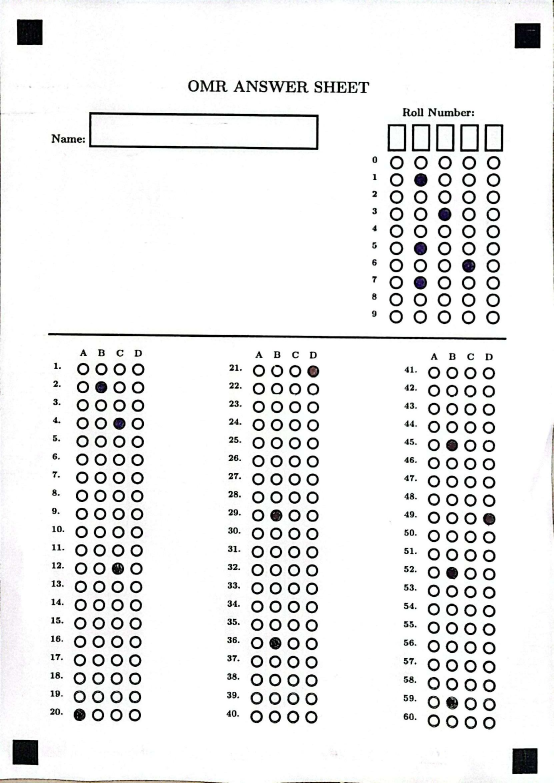
#> input picture CamScanner 02-10-2025 19.26_9.jpg, 1660 x 2348 px (shown at 1/3 size)
$ python app.py
#> lines starting #> are read from the running program, lines starting #| are printed output that depends on the picture; after the words box and inside, x2 and y2 are one past the last pixel; in counts of white or black regions, pixels touching at a corner belong together
import cv2
import numpy as np
from imutils import contours
import os
import csv
import logging

# --- New Function: Setup Logging ---
def setup_logging():
    """Configures the logging system to output to both a file and the console."""
    # This check prevents multiple handlers from being added if the function is called again.
    if not logging.getLogger().handlers:
        logging.basicConfig(
            level=logging.INFO,
            format='%(asctime)s - %(levelname)s - %(message)s',
            handlers=[
                logging.FileHandler("omr_grader.log"), # Log file
                logging.StreamHandler()                # Console output
            ]
        )

# --- 1. Define the Answer Key and Choice Mapping ---
ANSWER_KEY = {
    0: 1, 1: 3, 2: 0, 3: 2, 4: 1, 5: 0, 6: 1, 7: 2, 8: 3, 9: 0,
    10: 1, 11: 3, 12: 0, 13: 2, 14: 1, 15: 0, 16: 3, 17: 2, 18: 1, 19: 0,
    20: 1, 21: 2, 22: [0, 2], 23: 3, 24: 1, 25: 0, 26: 2, 27: 3, 28: 1, 29: 0,
    30: 3, 31: 2, 32: 1, 33: 0, 34: 1, 35: 2, 36: 0, 37: 3, 38: 1, 39: 2,
    40: 0, 41: 1, 42: 3, 43: 2, 44: 0, 45: 1, 46: 3, 47: 0, 48: 2, 49: 1,
    50: 3, 51: 0, 52: 1, 53: 2, 54: 3, 55: 0, 56: 1, 57: 2, 58: 3, 59: 0
}
CHOICE_MAP = {0: 'A', 1: 'B', 2: 'C', 3: 'D'}


# --- 2. Alignment Functions (Unchanged) ---
def reorder(myPoints):
    myPoints = myPoints.reshape((4, 2))
    myPointsNew = np.zeros((4, 2), np.float32)
    add = myPoints.sum(1)
    myPointsNew[0] = myPoints[np.argmin(add)]
    myPointsNew[3] = myPoints[np.argmax(add)]
    diff = np.diff(myPoints, axis=1)
    myPointsNew[1] = myPoints[np.argmin(diff)]
    myPointsNew[2] = myPoints[np.argmax(diff)]
    return myPointsNew

def find_fiducial_markers(image):
    gray = cv2.cvtColor(image, cv2.COLOR_BGR2GRAY)
    blurred = cv2.GaussianBlur(gray, (5, 5), 0)
    _, thresh = cv2.threshold(blurred, 200, 255, cv2.THRESH_BINARY_INV)
    cnts, _ = cv2.findContours(thresh.copy(), cv2.RETR_EXTERNAL, cv2.CHAIN_APPROX_SIMPLE)
    marker_contours = []
    for c in cnts:
        (x, y, w, h) = cv2.boundingRect(c)
        aspect_ratio = w / float(h)
        area = cv2.contourArea(c)
        if 0.8 <= aspect_ratio <= 1.2 and 100 < area < 10000:
            marker_contours.append(c)
    if len(marker_contours) < 4:
        logging.error(f"Found only {len(marker_contours)} fiducial markers. Cannot align.")
        return None
    marker_contours = sorted(marker_contours, key=cv2.contourArea, reverse=True)[:4]
    points = []
    for c in marker_contours:
        M = cv2.moments(c)
        if M["m00"] != 0:
            cX = int(M["m10"] / M["m00"])
            cY = int(M["m01"] / M["m00"])
            points.append([cX, cY])
        else:
            (x, y, w, h) = cv2.boundingRect(c)
            points.append([x + w // 2, y + h // 2])
    if len(points) != 4:
        logging.error(f"Could not determine center for all 4 markers. Found {len(points)}.")
        return None
    return reorder(np.array(points, dtype="float32"))

def four_point_transform(image, pts):
    (tl, tr, bl, br) = pts
    widthA = np.sqrt(((br[0] - bl[0]) ** 2) + ((br[1] - bl[1]) ** 2))
    widthB = np.sqrt(((tr[0] - tl[0]) ** 2) + ((tr[1] - tl[1]) ** 2))
    maxWidth = max(int(widthA), int(widthB))
    heightA = np.sqrt(((tr[0] - br[0]) ** 2) + ((tr[1] - br[1]) ** 2))
    heightB = np.sqrt(((tl[0] - bl[0]) ** 2) + ((tl[1] - bl[1]) ** 2))
    maxHeight = max(int(heightA), int(heightB))
    dst = np.array([
        [0, 0], [maxWidth - 1, 0], [0, maxHeight - 1], [maxWidth - 1, maxHeight - 1]
    ], dtype="float32")
    matrix = cv2.getPerspectiveTransform(pts, dst)
    return cv2.warpPerspective(image, matrix, (maxWidth, maxHeight))

# --- 3. Bubble Detection Helpers (Unchanged) ---
def get_intensity_threshold(intensities, min_jump=15):
    if not intensities: return 150
    intensities.sort()
    jumps = [(intensities[i + 1] - intensities[i], i) for i in range(len(intensities) - 1)]
    if not jumps: return np.mean(intensities) if intensities else 150
    best_jump, best_index = max(jumps, key=lambda item: item[0])
    if best_jump > min_jump: return intensities[best_index] + best_jump / 2
    else: return np.mean(intensities) - 5

def group_bubbles_into_rows(bubbles, tolerance=10):
    if not bubbles: return []
    bubbles = contours.sort_contours(bubbles, method="top-to-bottom")[0]
    rows = []
    current_row = [bubbles[0]]
    for i in range(1, len(bubbles)):
        (x, y, w, h) = cv2.boundingRect(bubbles[i])
        (prev_x, prev_y, prev_w, prev_h) = cv2.boundingRect(current_row[0])
        if abs(y - prev_y) < tolerance: current_row.append(bubbles[i])
        else:
            rows.append(current_row)
            current_row = [bubbles[i]]
    rows.append(current_row)
    return rows

# --- 4. Separator Line Finder (Unchanged) ---
def find_horizontal_separator(image):
    h_img, w_img = image.shape[:2]
    gray = cv2.cvtColor(image, cv2.COLOR_BGR2GRAY)
    thresh = cv2.threshold(gray, 0, 255, cv2.THRESH_BINARY_INV | cv2.THRESH_OTSU)[1]
    cnts, _ = cv2.findContours(thresh, cv2.RETR_EXTERNAL, cv2.CHAIN_APPROX_SIMPLE)
    for c in cnts:
        x, y, w, h = cv2.boundingRect(c)
        if w > w_img * 0.8 and h < 20:
            return y + (h // 2)
    return -1

# --- 5. Roll Number Decoding (Unchanged) ---
def decode_roll_number(roll_section_image, output_image_to_draw, y_offset):
    if roll_section_image is None or roll_section_image.size == 0: return "N/A"
    h, w = roll_section_image.shape[:2]
    crop_y_start = int(h * 0.315); bubble_area = roll_section_image[crop_y_start:, :]
    gray = cv2.cvtColor(bubble_area, cv2.COLOR_BGR2GRAY)
    thresh = cv2.threshold(gray, 220, 255, cv2.THRESH_BINARY_INV)[1]
    cnts, _ = cv2.findContours(thresh.copy(), cv2.RETR_EXTERNAL, cv2.CHAIN_APPROX_SIMPLE)
    bubble_contours = []
    for c in cnts:
        (x, y, w, h) = cv2.boundingRect(c); ar = w / float(h)
        if 10 < w < 50 and 10 < h < 50 and 0.7 <= ar <= 1.3: bubble_contours.append(c)
    logging.info(f"Found {len(bubble_contours)} potential bubble contours in roll number section.")
    if len(bubble_contours) < 50: return "Not Enough Bubbles Found"
    bubble_contours, _ = contours.sort_contours(bubble_contours, method="left-to-right")
    columns = []; current_column = [bubble_contours[0]]
    avg_bubble_width = np.mean([cv2.boundingRect(c)[2] for c in bubble_contours])
    for i in range(1, len(bubble_contours)):
        prev_x, _, prev_w, _ = cv2.boundingRect(bubble_contours[i-1]); curr_x, _, _, _ = cv2.boundingRect(bubble_contours[i])
        if (curr_x - (prev_x + prev_w)) > (avg_bubble_width * 0.4): columns.append(current_column); current_column = [bubble_contours[i]]
        else: current_column.append(bubble_contours[i])
    columns.append(current_column)
    logging.info(f"Clustered roll number bubbles into {len(columns)} columns.")
    if len(columns) == 6: bubble_columns = columns[1:]
    elif len(columns) == 5: bubble_columns = columns
    else: logging.error(f"Expected 5 or 6 columns for roll number, but found {len(columns)}."); return "Column Count Error"
    decoded_roll = []
    all_bubble_intensities = [cv2.mean(gray, mask=cv2.drawContours(np.zeros(gray.shape, dtype="uint8"), [c], -1, 255, -1))[0] for c in bubble_contours]
    grading_threshold = get_intensity_threshold(all_bubble_intensities)
    logging.info(f"Roll number grading threshold: {grading_threshold:.2f}")
    for column in bubble_columns:
        column_sorted, _ = contours.sort_contours(column, method="top-to-bottom")
        if not (9 <= len(column_sorted) <= 11): logging.warning(f"A roll number column has {len(column_sorted)} bubbles. Skipping."); decoded_roll.append("X"); continue
        marked_count = 0; marked_digit = -1
        for i, bubble_c in enumerate(column_sorted):
            mask = np.zeros(gray.shape, dtype="uint8"); cv2.drawContours(mask, [bubble_c], -1, 255, -1)
            if cv2.mean(gray, mask=mask)[0] < grading_threshold: marked_digit = i; marked_count += 1
        if marked_count == 1: decoded_roll.append(str(marked_digit))
        else: decoded_roll.append("E")
    return "".join(decoded_roll)

# --- Function to Write Results to CSV (Unchanged) ---
def write_results_to_csv(image_path, roll_number, student_answers, score):
    if roll_number and roll_number.isdigit() and len(roll_number) == 5:
        csv_filename = f"{roll_number}_results.csv"
    else:
        base_name = os.path.splitext(os.path.basename(image_path))[0]
        csv_filename = f"{base_name}_error_results.csv"
        logging.warning(f"Invalid roll number '{roll_number}'. Saving results using image filename: {csv_filename}")

    logging.info(f"Writing results to {csv_filename}")
    try:
        with open(csv_filename, 'w', newline='') as csvfile:
            writer = csv.writer(csvfile)
            writer.writerow(['Roll Number', roll_number])
            writer.writerow(['Score (%)', f"{score:.2f}"])
            writer.writerow([]); writer.writerow(['Question Number', 'Student Answer', 'Correct Answer', 'Result'])
            for answer in student_answers:
                writer.writerow([answer['question'], answer['student_answer'], answer['correct_answer'], answer['result']])
    except IOError as e:
        logging.error(f"Could not write to CSV file {csv_filename}. Reason: {e}")

# --- 6. Main Processing Function (MODIFIED) ---
def process_omr_sheet(image_path):
#> called with image_path = 'CamScanner 02-10-2025 19.26_9.jpg'
    setup_logging()
    original_image = cv2.imread(image_path)
#> original_image is the input picture: shape (2348, 1660, 3); mean B, G, R 236.6, 236.6, 236.5
    if original_image is None:
        logging.error(f"Could not load image from {image_path}"); return

    corners = find_fiducial_markers(original_image)
#> in find_fiducial_markers, `_, thresh = cv2.threshold(blurred, 200, 255, cv2.THRESH_BINARY_INV)`:
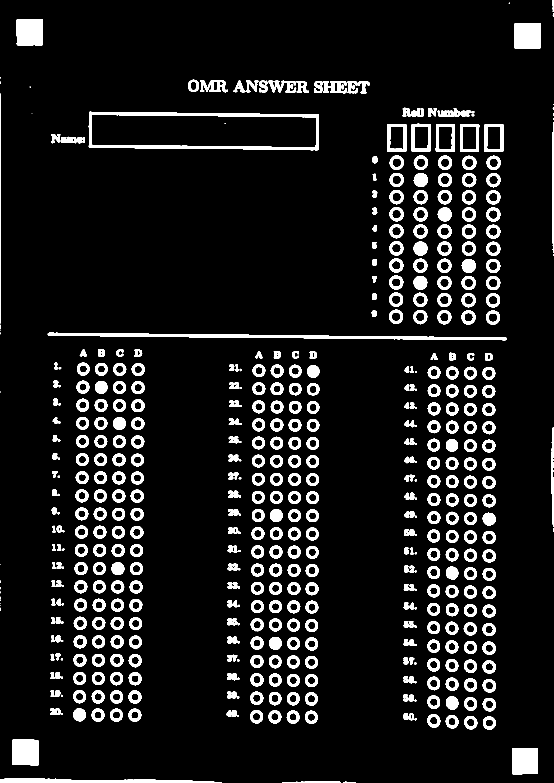
#> thresh: shape (2348, 1660) (shown at 1/3 size); 9% white; 526 white regions (29 under 20 px)
#> in find_fiducial_markers, `cnts, _ = cv2.findContours(thresh.copy(), cv2.RETR_EXTERNAL, cv2.CHAIN..`: cnts = 525 contours, 31 with area under 20; largest, box (x1, y1, x2, y2) and area: (266, 335, 957, 451) 73050, (143, 998, 1520, 1021) 9926, (50, 57, 129, 136) 5914, (1543, 69, 1623, 146) 5862, (1536, 2244, 1614, 2323) 5806
#> the loop in find_fiducial_markers, `for c in cnts:` made 525 passes
#> (x, y, w, h, aspect_ratio, area) on passes 1 to 3: (1030, 2345, 38, 3, 12.67, 32), (847, 2345, 175, 3, 58.33, 276.5), (0, 2335, 666, 13, 51.23, 4892)
#> after the loop in find_fiducial_markers, `for c in cnts:`: marker_contours = 322 contours; largest, box (x1, y1, x2, y2) and area: (50, 57, 129, 136) 5914, (1543, 69, 1623, 146) 5862, (1536, 2244, 1614, 2323) 5806, (37, 2218, 116, 2296) 5803, (1386, 467, 1429, 510) 1386
#> in find_fiducial_markers, `marker_contours = sorted(marker_contours, key=cv2.contourArea, reverse..`: marker_contours = 4 contours; box (x1, y1, x2, y2) and area: (50, 57, 129, 136) 5914, (1543, 69, 1623, 146) 5862, (1536, 2244, 1614, 2323) 5806, (37, 2218, 116, 2296) 5803
#> the loop in find_fiducial_markers, `for c in marker_contours:` made 4 passes
#> (cX, cY) on passes 1 to 4: (88, 96), (1582, 107), (1574, 2283), (75, 2256)
#> after the loop in find_fiducial_markers, `for c in marker_contours:`: points = [[88, 96], [1582, 107], [1574, 2283], [75, 2256]]
#> in reorder, `add = myPoints.sum(1)`: add = [184, 1689, 3857, 2331]
#> in reorder, `diff = np.diff(myPoints, axis=1)`: diff = [8, -1475, 709, 2181]
#> corners = [[88, 96], [1582, 107], [75, 2256], [1574, 2283]]
    if corners is None: return

    paper = four_point_transform(original_image, corners)
#> in four_point_transform, `(tl, tr, bl, br) = pts`: tl = [88, 96]; tr = [1582, 107]; bl = [75, 2256]; br = [1574, 2283]
#> in four_point_transform, `widthA = np.sqrt(((br[0] - bl[0]) ** 2) + ((br[1] - bl[1]) ** 2))`: widthA = 1499.2
#> in four_point_transform, `widthB = np.sqrt(((tr[0] - tl[0]) ** 2) + ((tr[1] - tl[1]) ** 2))`: widthB = 1494
#> in four_point_transform, `maxWidth = max(int(widthA), int(widthB))`: maxWidth = 1499
#> in four_point_transform, `heightA = np.sqrt(((tr[0] - br[0]) ** 2) + ((tr[1] - br[1]) ** 2))`: heightA = 2176
#> in four_point_transform, `heightB = np.sqrt(((tl[0] - bl[0]) ** 2) + ((tl[1] - bl[1]) ** 2))`: heightB = 2160
#> in four_point_transform, `maxHeight = max(int(heightA), int(heightB))`: maxHeight = 2176
#> in four_point_transform, `dst = np.array([ [0, 0], [maxWidth - 1, 0], [0, maxHeight - 1], [maxWi..`: dst = [[0, 0], [1498, 0], [0, 2175], [1498, 2175]]
#> in four_point_transform, `matrix = cv2.getPerspectiveTransform(pts, dst)`: matrix = [[1.01, 0.00608, -89.52], [-0.00744, 1.01, -96.39], [4.92e-06, 1.6e-06, 1]]

    h_paper, w_paper = paper.shape[:2]
    crop_margin_top = int(h_paper * 0.03); crop_margin_bottom = int(h_paper * 0.03)
    crop_margin_x = int(w_paper * 0.05)
    cropped_paper = paper[crop_margin_top:h_paper - crop_margin_bottom, crop_margin_x:w_paper - crop_margin_x]

    # --- ADDED DEBUGGING WINDOW ---
    cv2.imshow("Debugging: Cropped Paper", cv2.resize(cropped_paper, (int(w_paper*0.5), int(h_paper*0.5))))

    h_crop, w_crop, _ = cropped_paper.shape
    split_y = find_horizontal_separator(cropped_paper)
#> in find_horizontal_separator, `thresh = cv2.threshold(gray, 0, 255, cv2.THRESH_BINARY_INV | cv2.THRES..`:
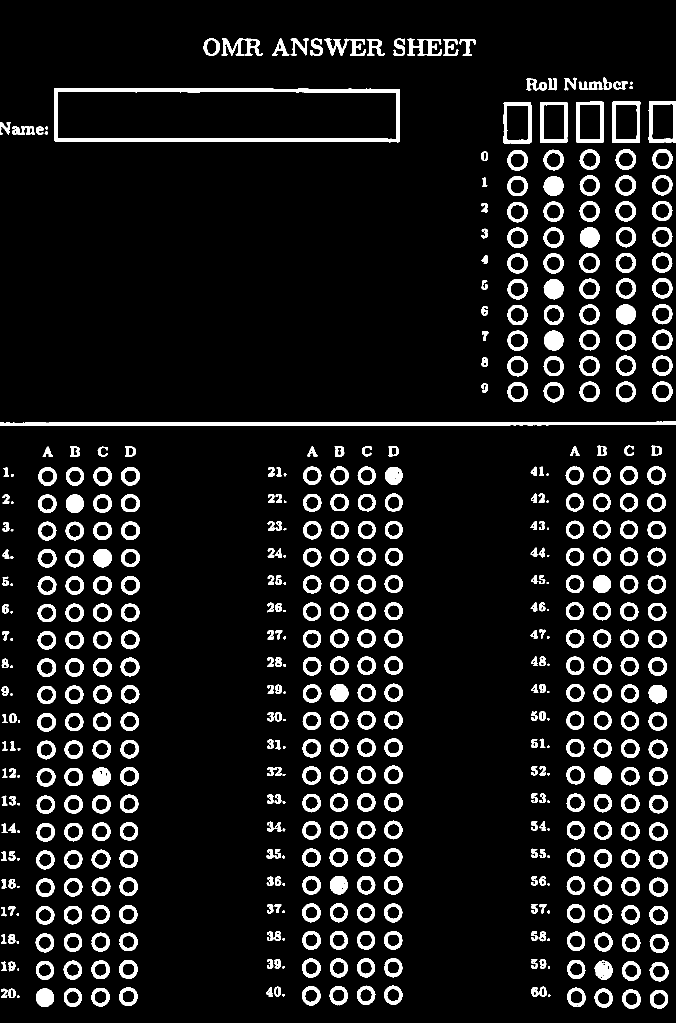
#> thresh: shape (2046, 1351) (shown at 1/2 size); 8.9% white; 519 white regions (29 under 20 px)
#> in find_horizontal_separator, `cnts, _ = cv2.findContours(thresh, cv2.RETR_EXTERNAL, cv2.CHAIN_APPROX..`: cnts = 519 contours, 63 with area under 20; largest, box (x1, y1, x2, y2) and area: (108, 176, 800, 285) 72524, (0, 843, 1351, 852) 7355, (1225, 203, 1281, 286) 4403, (1007, 204, 1063, 287) 4402, (1080, 204, 1135, 286) 4362
#> the loop in find_horizontal_separator, `for c in cnts:` made 425 passes
#> (x, y, w, h) on passes 1 to 3: (34, 1991, 5, 5), (1096, 1988, 5, 5), (565, 1988, 4, 5)

    if split_y == -1:
        logging.warning("Could not find horizontal separator. Falling back to percentage split.")
        split_y = int(h_crop * 0.22)
    else:
        logging.info(f"Found horizontal separator at y={split_y}")

    roll_section = cropped_paper[0:split_y, :]
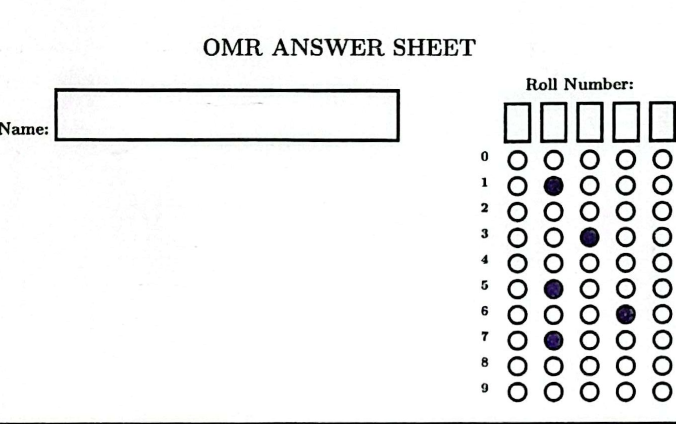
#> roll_section: shape (847, 1351, 3) (shown at 1/2 size); mean B, G, R 239.2, 239.2, 239
    mcq_section_full = cropped_paper[split_y + 15:, :]
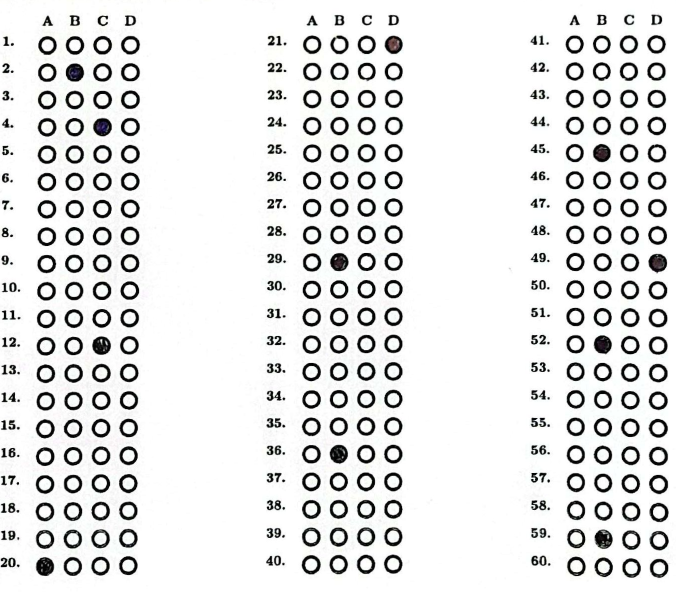
#> mcq_section_full: shape (1184, 1351, 3) (shown at 1/2 size); mean B, G, R 227.4, 227.7, 227.3
    output_image = cropped_paper.copy()

    roll_number = decode_roll_number(roll_section, output_image, 0)
#> in decode_roll_number, `bubble_area = roll_section_image[crop_y_start:, :]`:
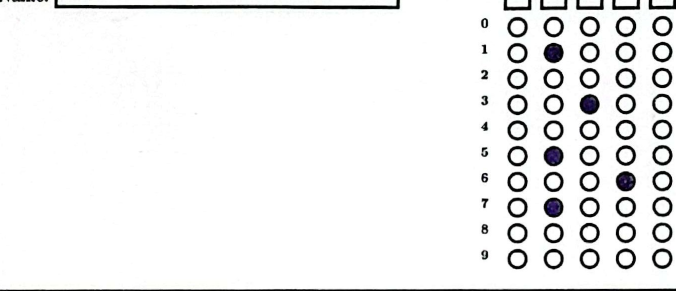
#> bubble_area: shape (581, 1351, 3) (shown at 1/2 size); mean B, G, R 239.1, 239, 238.9
#> in decode_roll_number, `thresh = cv2.threshold(gray, 220, 255, cv2.THRESH_BINARY_INV)[1]`:
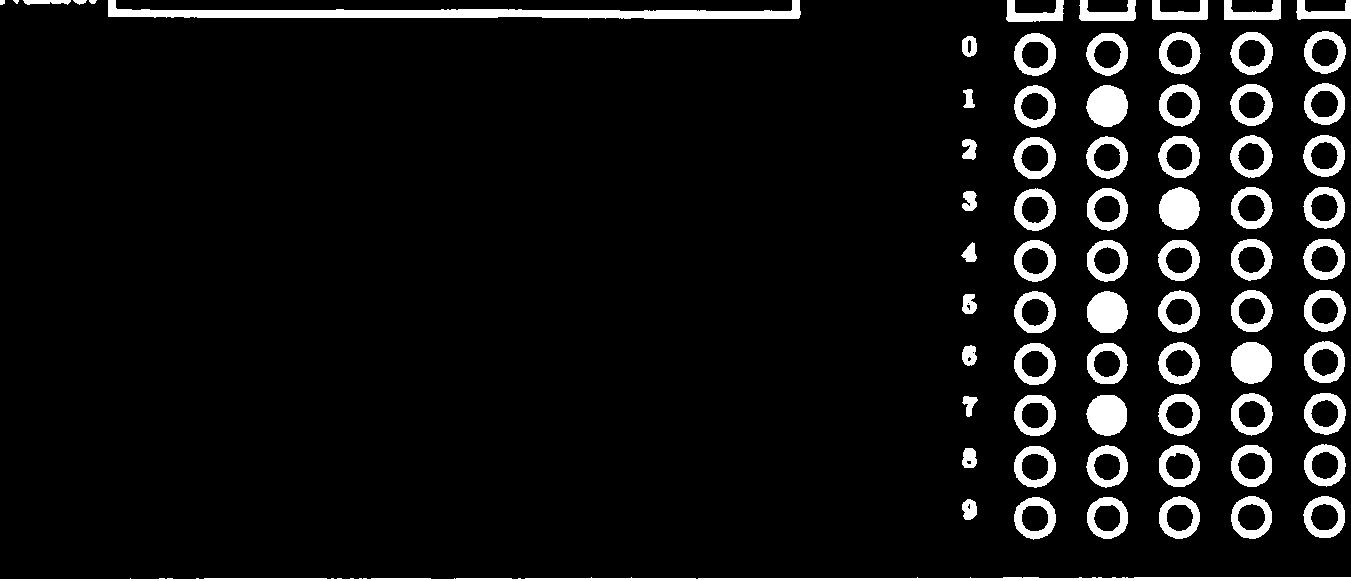
#> thresh: shape (581, 1351); 7.7% white; 72 white regions (1 under 20 px), largest, box (x1, y1, x2, y2) and area: (108, 0, 801, 19) 5741, (0, 577, 1351, 581) 4080, (1231, 342, 1272, 384) 1373
#> the loop in decode_roll_number, `for c in cnts:` made 72 passes
#> the loop in decode_roll_number, `for i in range(1, len(bubble_contours)):` made 58 passes
#> the loop in decode_roll_number, `for column in bubble_columns:` made 5 passes
    logging.info(f"--- Decoded Roll Number: {roll_number} ---")

    mcq_h_full, _, _ = mcq_section_full.shape
    header_crop_amount = int(mcq_h_full * 0.05)
    mcq_section = mcq_section_full[header_crop_amount:, :]
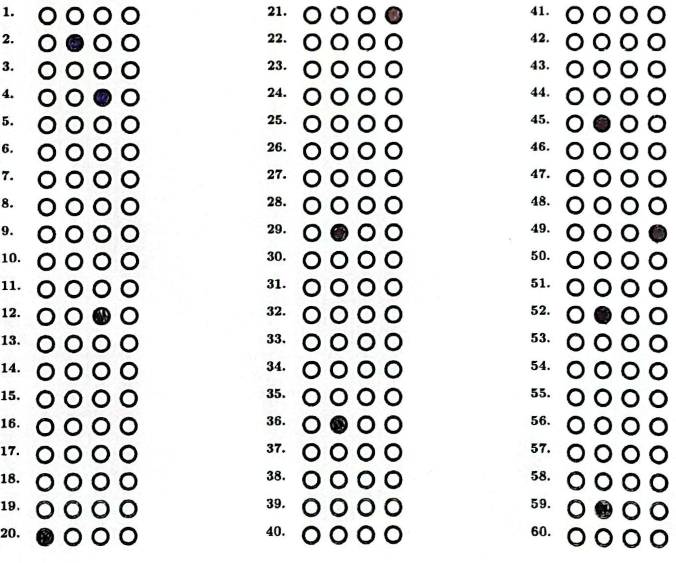
#> mcq_section: shape (1125, 1351, 3) (shown at 1/2 size); mean B, G, R 226.4, 226.6, 226.3
    logging.info(f"Cropping {header_crop_amount} pixels from MCQ section top to remove header.")

    mcq_gray = cv2.cvtColor(mcq_section, cv2.COLOR_BGR2GRAY)
    _, thresh = cv2.threshold(mcq_gray, 0, 255, cv2.THRESH_BINARY_INV | cv2.THRESH_OTSU)
#> thresh: shape (1125, 1351); 11.1% white; 411 white regions (30 under 20 px), largest, box (x1, y1, x2, y2) and area: (1297, 449, 1334, 487) 1071, (132, 68, 168, 104) 1057, (187, 177, 223, 214) 1055
#> (the rest of the program and of its run is left out)
